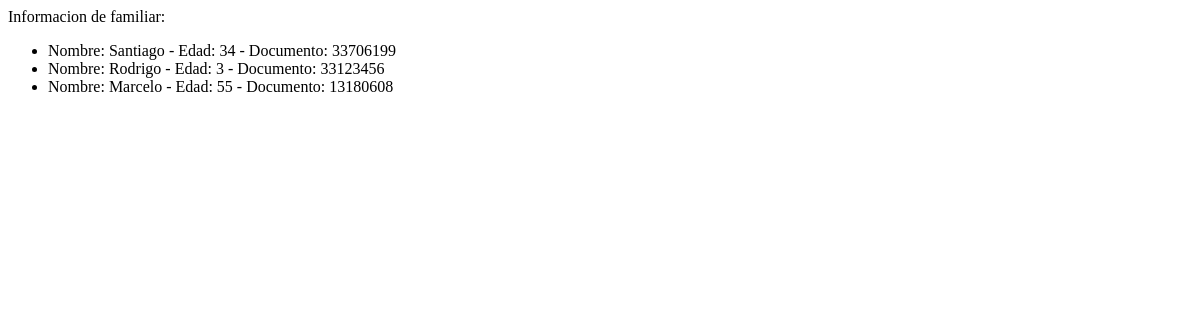
The app's page /listado-familia/, older data.
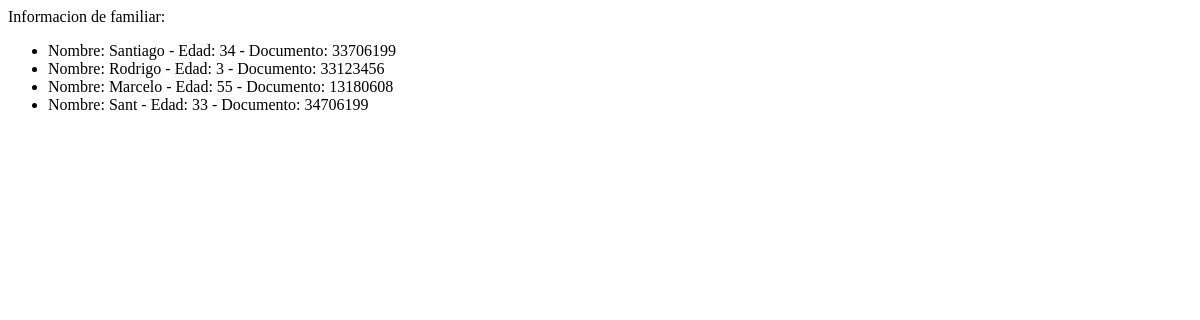
The same page, newer data.
### vistas/models.py (models this page shows)
class Familiar(models.Model):
    nombre_familiar = models.CharField(max_length=30)
    edad_familiar = models.IntegerField()
    documento_familiar = models.IntegerField()

### vistas/views.py (the view)
# urls.py: path('listado-familia/', vista_familiar)
def vista_familiar(request):
    template = loader.get_template('listado_familia.html')
    lista_familiar = Familiar.objects.all()
    render = template.render({'lista_familiar': lista_familiar})
    return HttpResponse(render)

### Templates/listado_familia.html (shortened to what this page needs)
<!DOCTYPE html>
<html lang="en">
<head>
</head>
<body>
    Informacion de familiar:
    <ul>
        {%for familiar in lista_familiar%}
        <li>
            Nombre: {{familiar.nombre_familiar}} - Edad: {{familiar.edad_familiar}} - Documento: {{familiar.documento_familiar}}
        </li>
        {% endfor %}
    </ul>
</body>
</html>

Row changes from the older to the newer data that the page shows:
added Familiar: nombre_familiar "Sant", edad_familiar "33", documento_familiar "34706199"
